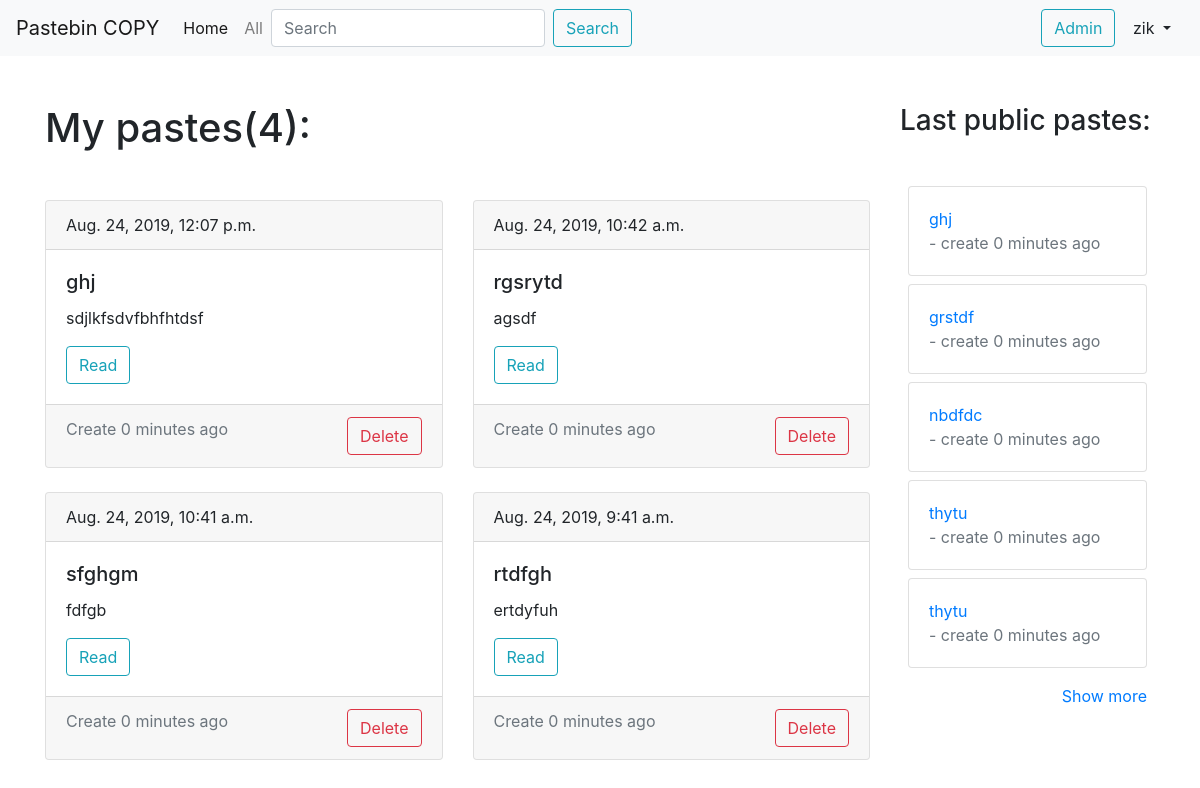
The app's page /mypaste/ (signed in) with its own data.
### paste/models.py (models this page shows, shortened)
class Paste(models.Model):
    t1min = repr(datetime.timedelta(0, 60, 0))
    t10min = repr(datetime.timedelta(0, 600, 0))
    t1hour = repr(datetime.timedelta(0, 3600, 0))
    t1day = repr(datetime.timedelta(1, 0, 0))
    t1week = repr(datetime.timedelta(7, 0, 0))
    t1month = repr(datetime.timedelta(30, 0, 0))
    t1year = repr(datetime.timedelta(365, 0, 0))
    tinf = repr(datetime.timedelta(0))
    times = [
        (tinf, 'inf'),
        (t1min, '1 min'),
        (t10min, '10 min'),
        (t1hour, '1 hour'),
        (t1day, '1 day'),
        (t1week, '1 week'),
        (t1month, '1 month'),
        (t1year, '1 year'),
    ]
    public = 'public'
    unlisted = 'unlisted'
    private = 'private'
    access_choices = [
        (public, 'public'),
        (unlisted, 'unlisted'),
        (private, 'private'),
    ]
    slug = models.SlugField(max_length=10, unique=True)
    title = models.CharField(max_length=150, db_index=True, blank=True)
    body = models.TextField(db_index=True)
    author = models.CharField(max_length=150, db_index=True, blank=True)
    life_time = models.CharField(max_length=100, choices=times, default=datetime.timedelta(0))
    create_time = models.DateTimeField(auto_now_add=True)
    die_time = models.DateTimeField(null=True, blank=True)
    access = models.CharField(max_length=50, choices=access_choices, default='public')
    user = models.ForeignKey(get_user_model(), on_delete=models.CASCADE, null=True)
    def get_absolute_url(self):
        return reverse('paste_detail_url', kwargs={'slug': self.slug})
    def get_delete_url(self):
        return reverse('paste_delete_url', kwargs={'slug': self.slug})
    class Meta:
        ordering = ['-create_time']

### paste/views.py (the view)
# urls.py: path('mypaste/', MyPaste.as_view(), name='my_paste_url'),
class MyPaste(LoginRequiredMixin, View):
    login_url = '/accounts/login/'
    redirect_field_name = 'redirect_to'
    def get(self, request):
        pastes = Paste.objects.filter(Q(die_time__gt=datetime.datetime.now()) | Q(die_time__isnull=True))
        pastes = pastes.filter(user=request.user)
        lenpaste = pastes.count()
        pasteslist = pasteslist_get()
        context = {
            'pasteslist': pasteslist,
            'pastes': pastes,
            'lenpaste': lenpaste,
        }
        return render(request, 'paste/my_pastes_list.html', context=context)

### paste/views.py (called while the page is built)
def pasteslist_get():  #список паст для постоянного отображения на сайте
    return Paste.objects.filter(Q(die_time__gt=datetime.datetime.now()) | Q(die_time__isnull=True), Q(access='public'))[:5]

### paste/templates/paste/my_pastes_list.html (shortened to what this page needs)
{% extends 'paste/paste_base.html' %}
{% block content %}
<h1 class="mb-5">My pastes({{ lenpaste }}):</h1>
<div class="row">
  {% for paste in pastes %}
    <div class="col-6">
      {% include 'paste/includes/post_card_template.html' %}
    </div>
  {% endfor %}
</div>
{% endblock %}

### paste/templates/paste/paste_base.html (shortened to what this page needs)
{% extends 'base.html' %}
  {% block admin-panel %}
    <a href="/admin" class="btn btn-outline-info">Admin</a>
  {% endblock %}
  {% block content1 %}
    <div class="row">
      <div class="col-9 tx-1">
        {% block content %}{% endblock %}
      </div>
      <div class="col-3">
        <h3 class="mb-5">Last public pastes:</h3>
        {% for paste in pasteslist %}
        <div class="card m-2">
          <div class="card-body">
            <a class="center" href="{{ paste.get_absolute_url }}">{{ paste.title }}</a><br>
            <div class="text-muted">- create {{ paste.create_time|timeuntil }} ago</div>
          </div>
        </div>
        {% endfor %}
        <div class="m-2 float-right">
          <a href="{% url 'paste_list_url' %}">Show more</a>
        </div>
      </div>
    </div>
  {% endblock %}

### templates/base.html (shortened to what this page needs)
{% load static %}
<!DOCTYPE html>
<html lang="en" dir="ltr">
  <head>
    <link rel="stylesheet" href="https://stackpath.bootstrapcdn.com/bootstrap/4.3.1/css/bootstrap.min.css">
  </head>
  <body>
    <nav class="navbar navbar-expand-lg navbar-light bg-light">
      <a class="navbar-brand" href="{% url 'paste_create_url' %}">Pastebin COPY</a>
      <div class="collapse navbar-collapse" id="navbarSupportedContent">
        <ul class="navbar-nav mr-auto">
          <li class="nav-item active">
            <a class="nav-link" href="{% url 'paste_create_url' %}">Home <span class="sr-only">(current)</span></a>
          </li>
          <li class="nav-item">
            <a class="nav-link" href="{% url 'paste_list_url' %}">All</a>
          </li>
          <form action="{% url 'paste_list_url' %}" class="form-inline my-2 my-lg-0">
            <input class="form-control mr-sm-2" type="search" placeholder="Search" aria-label="Search" name="search">
            <button class="btn btn-outline-info my-2 my-sm-0" type="submit">Search</button>
          </form>
        </ul>
        {% if request.user.is_authenticated and request.user.is_staff %}
          <div class="admin-panel align-items-center">
            {% block admin-panel %}
            {% endblock %}
          </div>
        {% endif %}
        {% if user.is_authenticated %}
          <div class="btn-group">
            <button type="button" class="btn btn-light dropdown-toggle" data-toggle="dropdown" aria-haspopup="true" aria-expanded="false">
              {{ user.get_username }}
            </button>
          </div>
        {% else %}
          <a class="btn btn-light" href="{% url 'register_url'%}?next={{request.path}}">Sig up</a>
          <a class="btn btn-light" href="{% url 'login'%}?next={{request.path}}">Log in</a>
        {% endif %}
      </div>
    </nav>
    <div class="container my-5">
          {% block content1 %}{% endblock %}
    </div>
  </body>
</html>

### paste/templates/paste/includes/post_card_template.html
<div class="card mb-4">
  <div class="card-header">
    {{ paste.create_time }}
  </div>
  <div class="card-body">
    <h5 class="card-title">{{ paste.title }}</h5>
    <p class="card-text">{{ paste.body|truncatewords:15 }}</p>
    <a href="{{ paste.get_absolute_url }}" class="btn btn-outline-info">Read</a>
  </div>
  <div class="card-footer text-muted">
    Create {{ paste.create_time|timeuntil }} ago
    {% if request.user.is_authenticated and request.user.is_staff or request.user == paste.user %}
      <a href="{{ paste.get_delete_url }}" class="btn btn-outline-danger float-right">Delete</a>
    {% endif %}
  </div>
</div>

### records on screen
Paste: create_time "Aug. 24, 2019, 12:07 p.m.", title "ghj", body "sdjlkfsdvfbhfhtdsf", create_time "0 minutes"
Paste: create_time "Aug. 24, 2019, 10:42 a.m.", title "rgsrytd", body "agsdf", create_time "0 minutes"
Paste: create_time "Aug. 24, 2019, 10:41 a.m.", title "sfghgm", body "fdfgb", create_time "0 minutes"
Paste: create_time "Aug. 24, 2019, 9:41 a.m.", title "rtdfgh", body "ertdyfuh", create_time "0 minutes"
Paste: title "grstdf", create_time "0 minutes"
Paste: title "nbdfdc", create_time "0 minutes"
Paste: title "thytu", create_time "0 minutes"
Paste: title "thytu", create_time "0 minutes"

### other values on screen
{{ user.get_username }} "zik"
{{ lenpaste }} "4"
